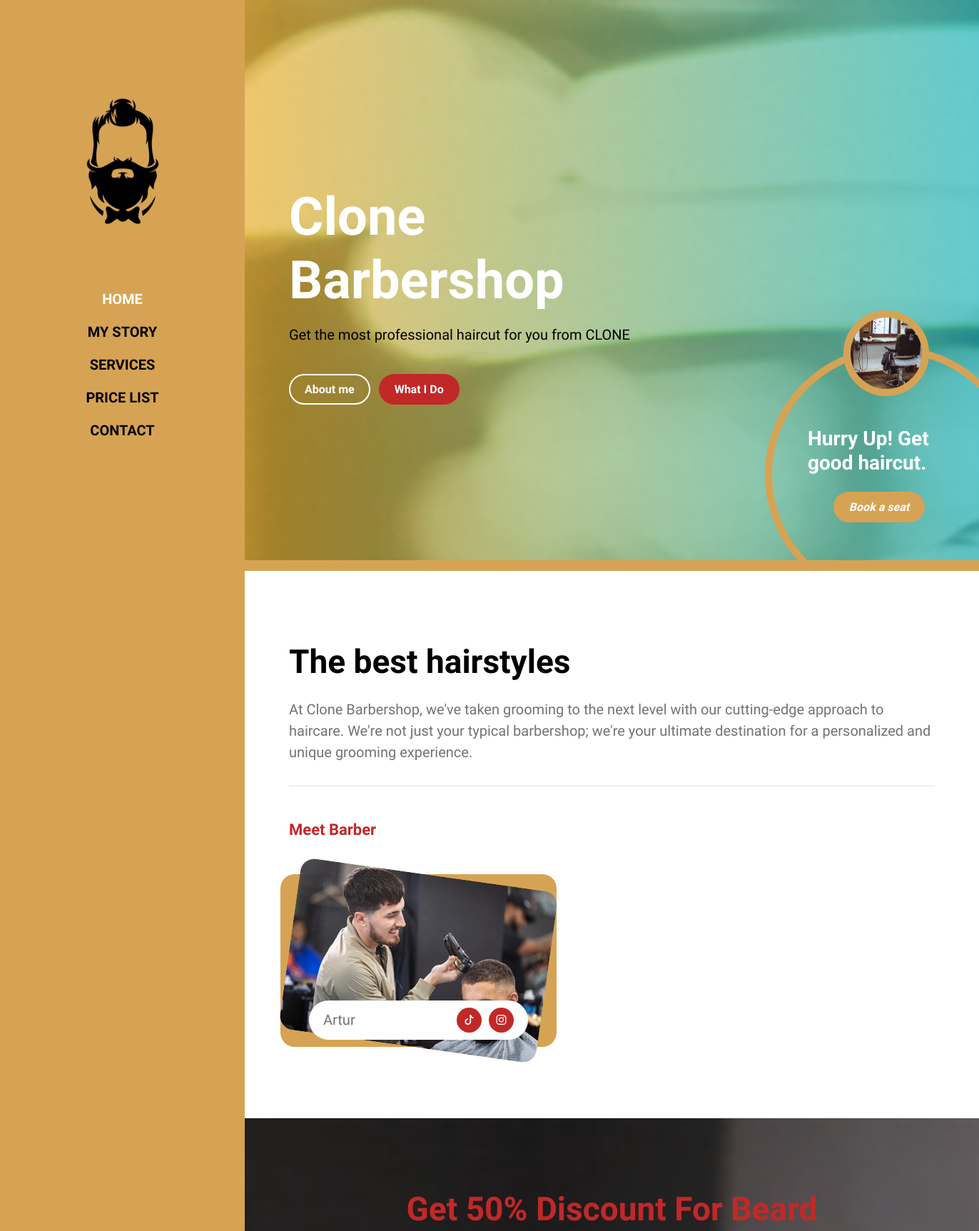
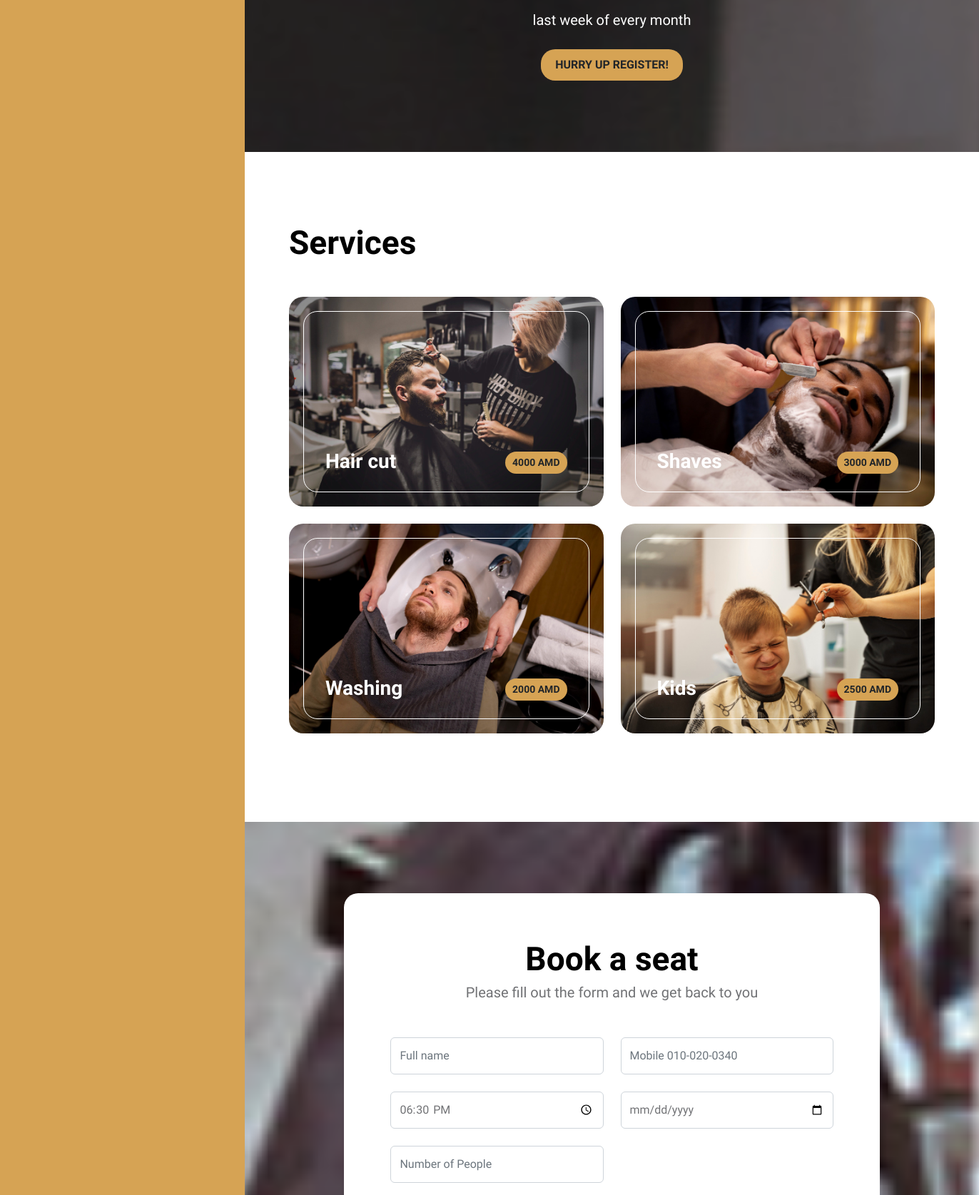
The page / (upper part) on the database its author committed (2 pictures, top to bottom).
### main/models.py (models this page shows, shortened)
class HomePage(models.Model):
    title = models.CharField('Main text', max_length=255)
    content = models.TextField('Main content', max_length=255)
    class Meta:
        verbose_name = 'Main Menu'
        verbose_name_plural = 'Main Menu'

class MyStory(models.Model):
    title = models.CharField('Main text', max_length=255)
    content = models.TextField('Main content', max_length=255)
    img = models.ImageField("First Image" , upload_to='media')
    tiktok = models.URLField('TikTok URL: ')
    instagram = models.URLField('Instagram URL: ')
    class Meta:
        verbose_name = 'My Story'
        verbose_name_plural = 'My Story'

class Promo(models.Model):
    title = models.CharField('Main text', max_length=255)
    content = models.TextField('Main content', max_length=255)
    gift = models.TextField('Main content', max_length=255)
    class Meta:
        verbose_name = 'Promo'
        verbose_name_plural = 'Promo'

class Services(models.Model):
    img = models.ImageField("Slider Image" , upload_to='media' , null=True)
    content = models.TextField('Main content', max_length=255 , null=True)
    value = models.TextField('Price', max_length=255 , null=True)
    class Meta:
        verbose_name = 'Services'
        verbose_name_plural = 'Services'

### main/views.py (the view, shortened to what this page needs)
# urls.py: path('',HomeListView.as_view(), name = 'Home')
class HomeListView(TemplateView):
    template_name = 'index.html'
    def get_context_data(self, **kwargs):
        context = super().get_context_data(**kwargs)
        context.update(self._extract_all_data())
        context['form'] = BookingForm()
        return context
    def _extract_all_data(self):
        intro = HomePage.objects.get()
        story = MyStory.objects.get()
        prom = Promo.objects.get()
        order = Services.objects.all()
        price = PriceList.objects.all()
        contact = ContactUs.objects.get()
        context = {
            'intro': intro,
            'story': story,
            'prom': prom,
            'order': order,
            'price': price,
            'contact': contact,
        }
        return context

### main/forms.py
class BookingForm(ModelForm):
    class Meta:
        model = Booking
        fields = '__all__'

### main/templates/index.html (shortened to what this page needs)
{% load static %}
<!doctype html>
<html lang="en">
    <head>
        <link href="{% static 'css/bootstrap.min.css' %}" rel="stylesheet">
        <link href="{% static 'css/bootstrap-icons.css' %}" rel="stylesheet">
        <link href="{% static 'css/templatemo-barber-shop.css' %}" rel="stylesheet">
    </head>
    <body>
        <div class="container-fluid">
            <div class="row">
                <nav id="sidebarMenu" class="col-md-4 col-lg-3 d-md-block sidebar collapse p-0">
                    <div class="position-sticky sidebar-sticky d-flex flex-column justify-content-center align-items-center">
                        <a class="navbar-brand" href="index.html">
                            <img src="{% static 'images\logo.png' %}" class="logo-image img-fluid" align="">
                        </a>
                        <ul class="nav flex-column">
                            <li class="nav-item">
                                <a class="nav-link click-scroll" href="#section_1">Home</a>
                            </li>
                            <li class="nav-item">
                                <a class="nav-link click-scroll" href="#section_2">My Story</a>
                            </li>
                            <li class="nav-item">
                                <a class="nav-link click-scroll" href="#section_3">Services</a>
                            </li>
                            <li class="nav-item">
                                <a class="nav-link click-scroll" href="#section_4">Price List</a>
                            </li>
                            <li class="nav-item">
                                <a class="nav-link click-scroll" href="#section_5">Contact</a>
                            </li>
                        </ul>
                    </div>
                </nav>
                <div class="col-md-8 ms-sm-auto col-lg-9 p-0">
                    <section class="hero-section d-flex justify-content-center align-items-center" id="section_1">
                            <div class="container">
                                <div class="row">
                                    <div class="col-lg-8 col-12">
                                        <h1 class="text-white mb-lg-3 mb-4">{{ intro.title | safe }}</h1>
                                        <p class="text-black">{{ intro.content }}</p>
                                        <br>
                                        <a class="btn custom-btn custom-border-btn custom-btn-bg-white smoothscroll me-2 mb-2" href="#section_2">About me</a>
                                        <a class="btn custom-btn smoothscroll mb-2" href="#section_3">What I Do</a>
                                    </div>
                                </div>
                            </div>
                            <div class="custom-block d-lg-flex flex-column justify-content-center align-items-center">
                                <img src="images/vintage-chair-barbershop.jpg" class="custom-block-image img-fluid" alt="">
                                <h4><strong class="text-white">Hurry Up! Get good haircut.</strong></h4>
                                <a href="#booking-section" class="smoothscroll btn custom-btn custom-btn-italic mt-3">Book a seat</a>
                            </div>
                    </section>
                    <section class="about-section section-padding" id="section_2">
                        <div class="container">
                            <div class="row">
                                <div class="col-lg-12 col-12 mx-auto">
                                    <h2 class="mb-4">{{ story.title }}</h2>
                                    <div class="border-bottom pb-3 mb-5">
                                        <p>{{ story.content }}</p>
                                    </div>
                                </div>
                                    <h6 class="mb-5">Meet Barber</h6>
                                        <div class="col-lg-5 col-12 custom-block-bg-overlay-wrap me-lg-5 mb-5 mb-lg-0">
                                            <img src="{{ story.img.url }}" class="custom-block-bg-overlay-image img-fluid" alt="">
                                            <div class="team-info d-flex align-items-center flex-wrap">
                                                <p class="mb-0">Artur</p>
                                                <ul class="social-icon ms-auto">
                                                    <li class="social-icon-item">
                                                        <a href="{{ story.tiktok }}" class="social-icon-link bi-tiktok">
                                                        </a>
                                                    </li>
                                                    <li class="social-icon-item">
                                                        <a href="{{ story.instagram }}" class="social-icon-link bi-instagram">
                                                        </a>
                                                    </li>
                                                </ul>
                                            </div>
                                        </div>
                            </div>
                        </div>
                    </section>
                    <section class="featured-section section-padding">
                        <div class="section-overlay"></div>
                        <div class="container">
                            <div class="row">
                                <div class="col-lg-10 col-12 mx-auto">
                                    <h2 class="mb-3">{{ prom.title }}</h2>
                                    <p>{{ prom.content }}</p>
                                    <strong>{{ prom.gift }}</strong>
                                </div>
                            </div>
                        </div>
                    </section>
                    <section class="services-section section-padding" id="section_3">
                        <div class="container">
                            <div class="row">
                                <div class="col-lg-12 col-12">
                                    <h2 class="mb-5">Services</h2>
                                </div>
                                {% for i in order %}
                                <div class="col-lg-6 col-12 mb-4">
                                    <div class="services-thumb">
                                        <img src = '{{ i.img.url }}' class="services-image img-fluid" alt="">
                                        <div class="services-info d-flex align-items-end">
                                             <h4 class="mb-0">{{ i.content }}</h4>
                                            <strong class="services-thumb-price">{{ i.value }}</strong>
                                        </div>
                                    </div>
                                </div>
                                {% endfor %}
                            </div>
                        </div>
                    </section>
                    <section class="booking-section section-padding" id="booking-section">
                    <div class="container">
                        <div class="row">
                            <div class="col-lg-10 col-12 mx-auto">
                                <form action="#" method="POST" class="custom-form booking-form" id="bb-booking-form" role="form">
                                    <div class="text-center mb-5">
                                        <h2 class="mb-1">Book a seat</h2>
                                        <p>Please fill out the form and we get back to you</p>
                                    </div>
                                    <div class="booking-form-body">
                                        <div class="row">
                                            <div class="col-lg-6 col-12">
                                                <input type="text" name="name" id="bb-name" class="form-control" placeholder="Full name" required>
                                            </div>
                                            <div class="col-lg-6 col-12">
                                                <input type="tel" class="form-control" name="phone" placeholder="Mobile 010-020-0340" pattern="[0-9]{3}-[0-9]{3}-[0-9]{4}" required="">
                                            </div>
                                            <div class="col-lg-6 col-12">
                                                <input class="form-control" type="time" name="time" value="18:30" />
                                            </div>
                                            <div class="col-lg-6 col-12">
                                                <input type="date" name="date" id="bb-date" class="form-control" placeholder="Date" required>
                                            </div>
                                            <div class="col-lg-6 col-12">
                                                <input type="number" name="number" id="bb-number" class="form-control" placeholder="Number of People" required>
                                            </div>
                                        </div>
                                    </div>
                                </form>
                        </div>
                    </div>
                </section>
            </div>
    </body>
</html>

### rows shown on the page
HomePage: title "Clone Barbershop", content "Get the most professional haircut for you from CLONE"
MyStory: title "The best hairstyles", content "At Clone Barbershop, we've taken grooming to the next level with our cutting-edge approach to haircare. We're not just your typical barbershop; we're your ultimate destination for a personalized and unique grooming experience.", img (picture)
Promo: title "Get 50% Discount For Beard", content "last week of every month", gift "HURRY UP REGISTER!"
Services: img (picture), content "Hair cut", value "4000 AMD"
Services: img (picture), content "Shaves", value "3000 AMD"
Services: img (picture), content "Washing", value "2000 AMD"
Services: img (picture), content "Kids", value "2500 AMD"
